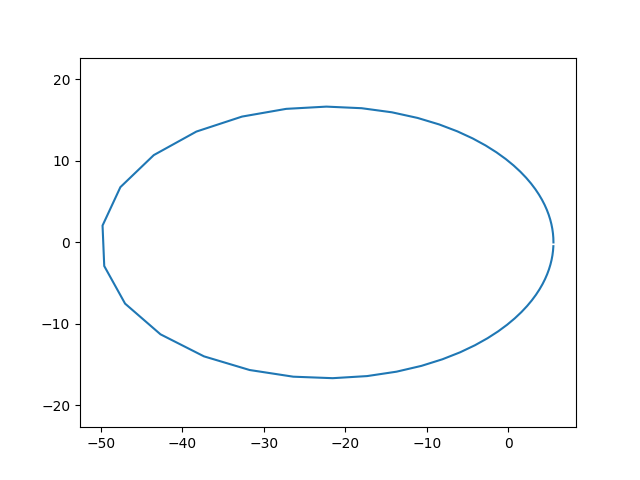

Reproduce this figure in Python.
import matplotlib.pyplot as plt
import numpy as np

def elips(e,p):
    ugol=np.arange(0,2*np.pi,0.1)
    r=p/(1+e*np.cos(ugol))
    x=r*np.cos(ugol)
    y=r*np.sin(ugol)
    plt.plot(x,y)
    plt.axis('equal')
    plt.savefig('task_2_2.png')
if __name__=='__main__':
    elips(0.8,10)
